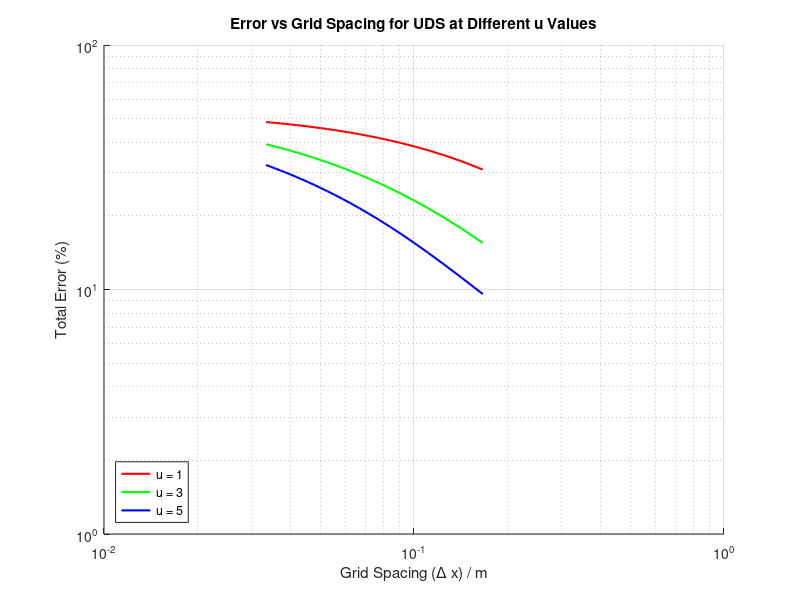

This figure's MATLAB source:
%% Upwind Differencing Scheme: Error Analysis for Multiple u Values
clear; clc; close all;

% Parameters
L = 1.0;                    % Length of the domain (m)
phi0 = 100;                 % Boundary value at x = 0
phiL = 20;                  % Boundary value at x = L
rho = 1.0;                  % Fluid density (kg/m^3)
Gamma = 0.1;                % Diffusion coefficient
u_values = [1, 3, 5];       % Different velocities to analyze

% Colors for plotting
colors = {'r-', 'g-', 'b-'};
legend_labels = {};

% Initialize figure for plotting
figure;
hold on;

for k = 1:length(u_values)
    u = u_values(k);        % Current velocity value
    dx_values = [];         % Array to store dx values
    Error_values = [];      % Array to store Error values

    for N = 7:31            % Number of grid points
        % Derived parameters
        dx = L / (N - 1);   % Grid spacing
        x = linspace(0, L, N);  % Spatial grid

        % Initialize matrix A and vector b
        A = zeros(N, N);    % Coefficient matrix
        b = zeros(N, 1);    % RHS vector

        % Build matrix A and RHS vector b
        for i = 1:N
            if i == 1
                % Left boundary condition (Dirichlet)
                A(i, i) = 1;        % Set diagonal to 1
                b(i) = phi0;        % RHS equals boundary value
            elseif i == N
                % Right boundary condition (Dirichlet)
                A(i, i) = 1;        % Set diagonal to 1
                b(i) = phiL;        % RHS equals boundary value
            else
                % Internal nodes
                alpha_W = Gamma / dx + max(rho * u, 0);   % West coefficient
                alpha_E = Gamma / dx + max(-rho * u, 0);  % East coefficient
                alpha_P = alpha_W + alpha_E;             % Central coefficient

                A(i, i-1) = -alpha_W;    % West coefficient
                A(i, i) = alpha_P;       % Central coefficient
                A(i, i+1) = -alpha_E;    % East coefficient
                b(i) = 0;                % No source term
            end
        end

        % Solve the system using matrix inversion
        phi = A \ b;

        % Analytical solution 
        Pe = rho * u * L / Gamma; % Global Péclet number
        phi_analytical = (phi0 + (phiL - phi0) * (exp(Pe * x / L) - 1) ./ (exp(Pe) - 1))';

        % Compute percentage error
        error = abs((phi - phi_analytical) ./ (phi_analytical)) .* 100;
        total_error = sum(error); % Summed error

        % Store dx and total_error
        dx_values = [dx_values; dx];
        Error_values = [Error_values; total_error];
    end

    % Plot dx vs Error for the current u
    loglog(dx_values, Error_values, colors{k}, 'LineWidth', 1.5);
    legend_labels{k} = sprintf('u = %d', u); % Add legend label
end

% Graph formatting
xlabel('Grid Spacing (\Delta x) / m');
ylabel('Total Error (%)');
grid on;
title('Error vs Grid Spacing for UDS at Different u Values');
legend(legend_labels, 'Location', 'SouthWest');
hold off;
